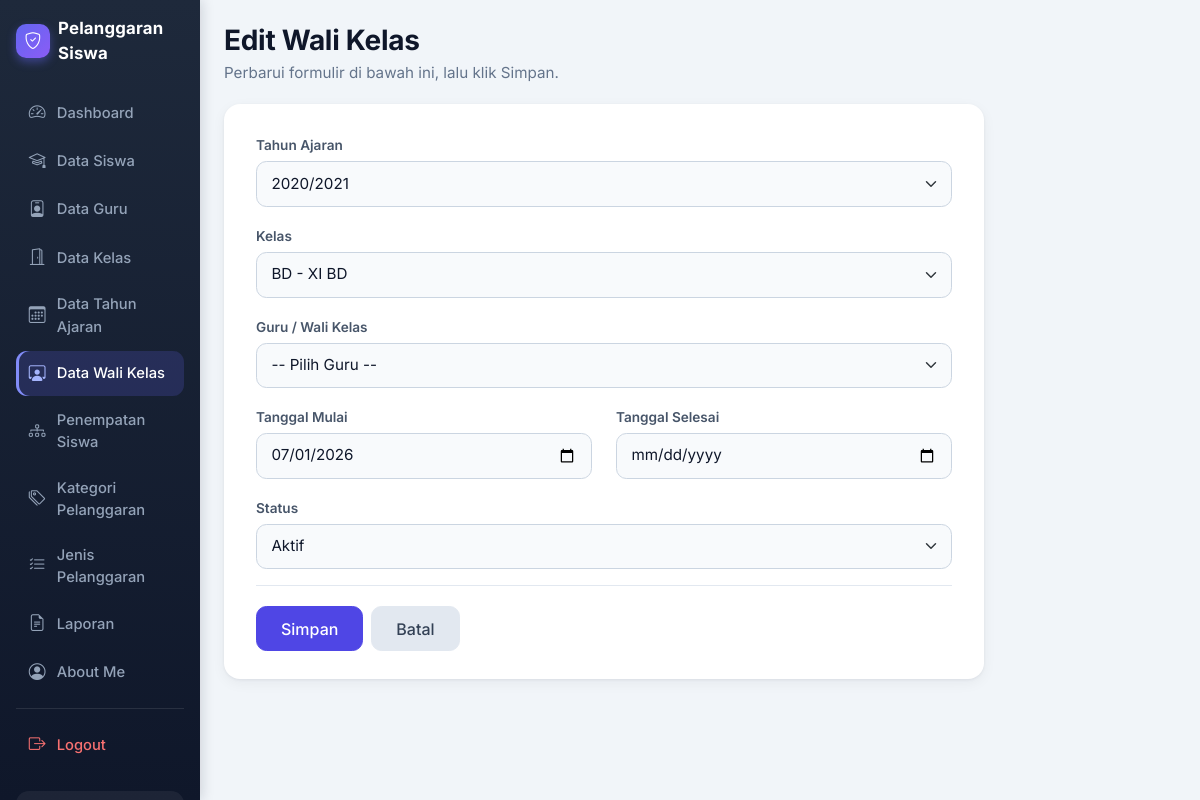
The page /edit_wali_kelas.php?id=1 (signed in) on the database as committed earlier.
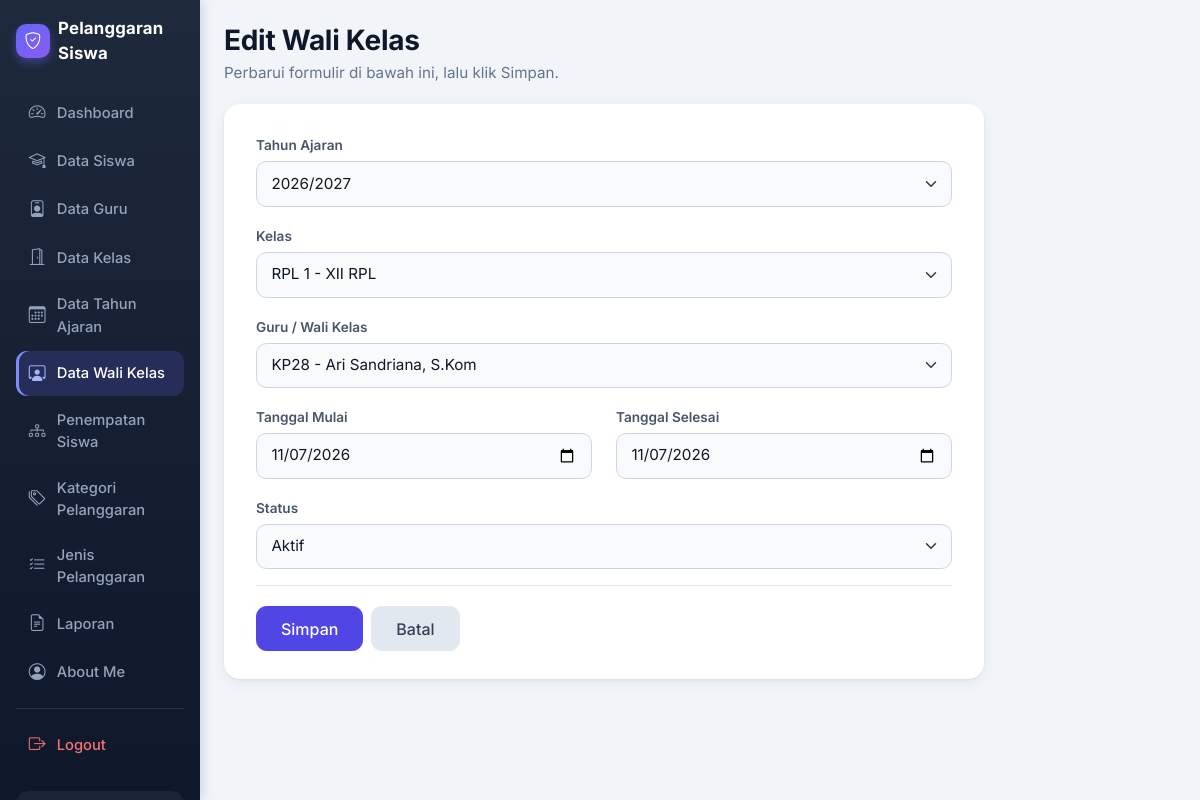
The same page on the database as committed later.
### tables this page shows
CREATE TABLE `t_wali_kelas` (
  `id` int(11) NOT NULL,
  `tahun_ajaran_id` int(11) DEFAULT NULL,
  `kelas_id` int(11) DEFAULT NULL,
  `guru_id` int(11) DEFAULT NULL,
  `tanggal_mulai` date NOT NULL,
  `tanggal_selesai` date NOT NULL,
  `status_aktif` tinyint(1) NOT NULL,
  `created_at` timestamp NOT NULL DEFAULT current_timestamp() ON UPDATE current_timestamp(),
  `updated_at` timestamp NOT NULL DEFAULT current_timestamp()
);

CREATE TABLE `t_tahun_ajaran` (
  `id` int(11) NOT NULL,
  `nama` varchar(20) DEFAULT NULL,
  `tanggal_mulai` date NOT NULL,
  `tanggal_selesai` date NOT NULL,
  `status_aktif` tinyint(1) NOT NULL,
  `created_at` timestamp NOT NULL DEFAULT current_timestamp(),
  `updated_at` timestamp NOT NULL DEFAULT current_timestamp()
);

CREATE TABLE `t_kelas` (
  `id` int(11) NOT NULL,
  `nama` varchar(100) DEFAULT NULL,
  `tingkat` varchar(20) NOT NULL,
  `jurusan` varchar(100) NOT NULL,
  `status_aktif` tinyint(1) NOT NULL,
  `created_at` timestamp NOT NULL DEFAULT current_timestamp(),
  `updated_at` timestamp NOT NULL DEFAULT current_timestamp()
);

CREATE TABLE `t_guru` (
  `id` int(11) NOT NULL,
  `nip` varchar(30) NOT NULL,
  `nama` varchar(150) DEFAULT NULL,
  `email` varchar(150) NOT NULL,
  `status_aktif` tinyint(1) NOT NULL,
  `user_id` int(11) NOT NULL,
  `created_at` timestamp NOT NULL DEFAULT current_timestamp(),
  `updated_at` timestamp NOT NULL DEFAULT current_timestamp()
);

### edit_wali_kelas.php (called while the page is built, shortened)
<?php
include "config/koneksi.php";
include "includes/helper.php";
$id = (int) ($_GET['id'] ?? 0);
$wali = ambil_satu($koneksi, "SELECT * FROM t_wali_kelas WHERE id = ?", 'i', $id);
$v = [
    'tahun_ajaran_id' => $wali['tahun_ajaran_id'],
    'kelas_id'        => $wali['kelas_id'],
    'guru_id'         => $wali['guru_id'],
    'tanggal_mulai'   => $wali['tanggal_mulai'] ?? '',
    'tanggal_selesai' => $wali['tanggal_selesai'] ?? '',
    'status_aktif'    => (int) $wali['status_aktif'],
];
$daftar_tahun = ambil_semua($koneksi, "SELECT * FROM t_tahun_ajaran WHERE status_aktif = 1 ORDER BY id DESC");
$daftar_kelas = ambil_semua($koneksi, "SELECT * FROM t_kelas WHERE (status_aktif = 1 OR id = ?)
    AND id NOT IN (SELECT kelas_id FROM t_wali_kelas
                   WHERE status_aktif = 1 AND kelas_id IS NOT NULL AND id <> ?
                   AND tahun_ajaran_id IN (SELECT id FROM t_tahun_ajaran WHERE status_aktif = 1))
    ORDER BY nama ASC", 'ii', (int) $wali['kelas_id'], $id);
$daftar_guru  = ambil_semua($koneksi, "SELECT * FROM t_guru WHERE (status_aktif = 1 OR id = ?)
    AND id NOT IN (SELECT guru_id FROM t_wali_kelas
                   WHERE status_aktif = 1 AND guru_id IS NOT NULL AND id <> ?
                   AND tahun_ajaran_id IN (SELECT id FROM t_tahun_ajaran WHERE status_aktif = 1))
    ORDER BY nama ASC", 'ii', (int) $wali['guru_id'], $id);
include 'layout/tambah_atas.php';
include 'layout/form_wali_kelas.php';
include 'layout/tambah_bawah.php';

### layout/form_wali_kelas.php (the view, shortened to what the changed rows need)
<?php
$galat = $galat ?? [];
?>
<form method="POST">
    <div class="mb-3">
        <label for="tahun_ajaran_id" class="form-label">Tahun Ajaran</label>
        <select name="tahun_ajaran_id" id="tahun_ajaran_id" class="form-select<?= kelas_invalid($galat, 'tahun_ajaran_id'); ?>" required>
            <?php foreach ($daftar_tahun as $t) { ?>
                <option value="<?= (int) $t['id']; ?>" <?= ((string) $v['tahun_ajaran_id'] === (string) $t['id']) ? 'selected' : ''; ?>>
                    <?= htmlspecialchars($t['nama']); ?>
                </option>
            <?php } ?>
        </select>
    </div>
    <div class="mb-3">
        <label for="kelas_id" class="form-label">Kelas</label>
        <select name="kelas_id" id="kelas_id" class="form-select<?= kelas_invalid($galat, 'kelas_id'); ?>" required>
            <?php foreach ($daftar_kelas as $k) { ?>
                <option value="<?= (int) $k['id']; ?>" <?= ((string) $v['kelas_id'] === (string) $k['id']) ? 'selected' : ''; ?>>
                    <?= htmlspecialchars($k['nama'] . ' - ' . $k['tingkat'] . ' ' . $k['jurusan']); ?>
                </option>
            <?php } ?>
        </select>
    </div>
    <div class="mb-3">
        <label for="guru_id" class="form-label">Guru / Wali Kelas</label>
        <select name="guru_id" id="guru_id" class="form-select<?= kelas_invalid($galat, 'guru_id'); ?>" required>
            <option value="">-- Pilih Guru --</option>
            <?php foreach ($daftar_guru as $g) { ?>
                <option value="<?= (int) $g['id']; ?>" <?= ((string) $v['guru_id'] === (string) $g['id']) ? 'selected' : ''; ?>>
                    <?= htmlspecialchars($g['nip'] . ' - ' . $g['nama']); ?>
                </option>
            <?php } ?>
        </select>
    </div>
    <div class="row">
        <div class="col-md-6 mb-3">
            <label for="tanggal_mulai" class="form-label">Tanggal Mulai</label>
            <input type="date" name="tanggal_mulai" id="tanggal_mulai" class="form-control<?= kelas_invalid($galat, 'tanggal_mulai'); ?>"
                   value="<?= htmlspecialchars((string) $v['tanggal_mulai']); ?>" required>
        </div>
        <div class="col-md-6 mb-3">
            <label for="tanggal_selesai" class="form-label">Tanggal Selesai</label>
            <input type="date" name="tanggal_selesai" id="tanggal_selesai" class="form-control<?= kelas_invalid($galat, 'tanggal_selesai'); ?>"
                   value="<?= htmlspecialchars((string) $v['tanggal_selesai']); ?>" required>
        </div>
    </div>
    <div class="mb-3">
        <label for="status_aktif" class="form-label">Status</label>
        <?= html_status_select($v['status_aktif']); ?>
    </div>
</form>

### includes/helper.php (shortened to what the changed rows need)
<?php
function kelas_invalid(array $galat, $kolom)
{
    return isset($galat[$kolom]) ? ' is-invalid' : '';
}
function html_status_select($nilai, $nama = 'status_aktif', $invalid = false)
{
    $n = ((string) $nilai === '0') ? '0' : '1';
    return '<select name="' . $nama . '" id="' . $nama . '" class="form-select' . ($invalid ? ' is-invalid' : '') . '">'
         . '<option value="1"' . ($n === '1' ? ' selected' : '') . '>Aktif</option>'
         . '<option value="0"' . ($n === '0' ? ' selected' : '') . '>Tidak Aktif</option>'
         . '</select>';
}
function ambil_semua($koneksi, $sql, $tipe = '', ...$param)
{
    $stmt = mysqli_prepare($koneksi, $sql);
    if ($tipe !== '') { mysqli_stmt_bind_param($stmt, $tipe, ...$param); }
    mysqli_stmt_execute($stmt);
    $hasil = mysqli_stmt_get_result($stmt);
    $baris = [];
    while ($hasil && ($r = mysqli_fetch_assoc($hasil))) { $baris[] = $r; }
    return $baris;
}
function ambil_satu($koneksi, $sql, $tipe = '', ...$param)
{
    $semua = ambil_semua($koneksi, $sql, $tipe, ...$param);
    return $semua[0] ?? null;
}

Rows that differ between the two databases and show on the page:
changed t_wali_kelas "Aktif": tahun_ajaran_id "2020/2021" → "2026/2027"; kelas_id "BD - XI BD" → "RPL 1 - XII RPL"; guru_id (not shown) → "KP28 - Ari Sandriana, S.Kom"; tanggal_mulai "07/01/2026" → "11/07/2026"; tanggal_selesai (not shown) → "11/07/2026"
Other text that changed with them:
form field guru_id: "-- Pilih Guru --" → (not shown)
